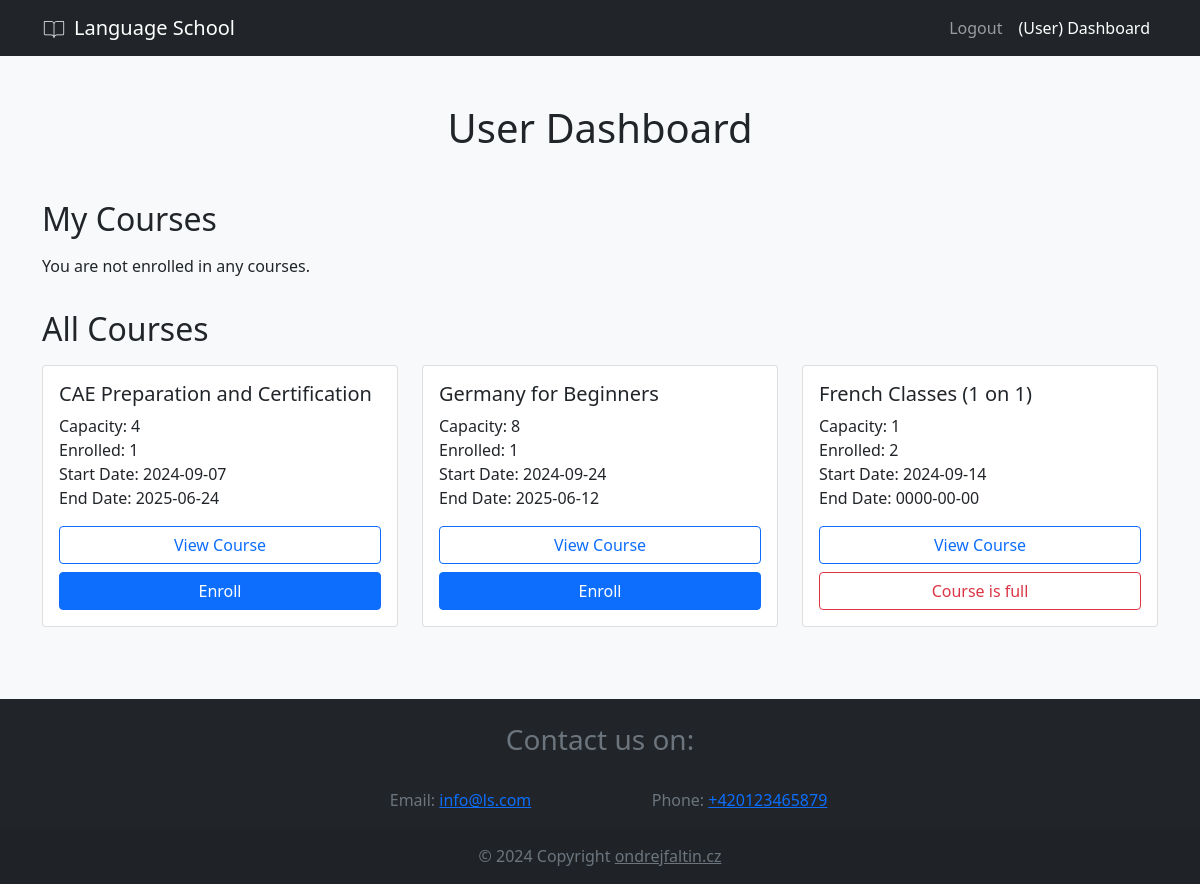
The app's page /php/dashes/user_dash.php (signed in) with its own data.
### tables this page shows
create table Kurz(
	id int primary key auto_increment,
    nazev varchar(20),
    kapacita int,
    datum_zacatku date,
    datum_konce date
);

### php/dashes/user_dash.php (the view, shortened to what this page needs)
<?php
    include("../../inc/connection.php");
    $uzivjm = $_SESSION['uzivjm'];
    $sql_student = "SELECT id FROM Student WHERE uzivjm = ?";
    $stmt_student = $conn->prepare($sql_student);
    $stmt_student->bind_param("s", $uzivjm);
    $stmt_student->execute();
    $result_student = $stmt_student->get_result();
    if ($result_student->num_rows > 0) {
        $student = $result_student->fetch_assoc();
        $student_id = $student['id'];
    } else {
        echo "Error: Student not found.";
        exit;
    }
    $sql_my_courses = "SELECT Kurz.*, COUNT(Zapis.student_id) AS enrolled_students
                       FROM Kurz
                       JOIN Zapis ON Kurz.id = Zapis.kurz_id
                       WHERE Zapis.student_id = ?
                       GROUP BY Kurz.id";
    $stmt = $conn->prepare($sql_my_courses);
    $stmt->bind_param("i", $student_id);
    $stmt->execute();
    $result_my_courses = $stmt->get_result();
    $sql_all_courses = "
        SELECT
            Kurz.*,
            (SELECT COUNT(*) FROM Zapis WHERE Zapis.kurz_id = Kurz.id) AS enrolled_students,
            (SELECT COUNT(*) FROM Zapis WHERE Zapis.kurz_id = Kurz.id AND Zapis.student_id = ?) AS is_enrolled,
            CASE
                WHEN (SELECT COUNT(*) FROM Zapis WHERE Zapis.kurz_id = Kurz.id) >= Kurz.kapacita THEN 1
                ELSE 0
            END AS is_full
        FROM Kurz
        ORDER BY
            is_full ASC,
            is_enrolled ASC,
            is_full,
            Kurz.nazev ASC
    ";
    $stmt_all_courses = $conn->prepare($sql_all_courses);
    $stmt_all_courses->bind_param("i", $student_id);
    $stmt_all_courses->execute();
    $result_all_courses = $stmt_all_courses->get_result();
?>
<!DOCTYPE html>
    <html lang="cz">
        <head>
            <link href="https://cdn.jsdelivr.net/npm/bootstrap@5.0.2/dist/css/bootstrap.min.css" rel="stylesheet">
        </head>
        <body class="bg-light">
            <header>
                <nav class="navbar navbar-expand-lg navbar-dark bg-dark">
                    <div class="container">
                        <a class="navbar-brand d-flex align-items-center" href="../app.php">
                            <img src="../../img/book.svg" height="24" alt="JK Logo" loading="lazy" style="margin-top: -1px;" />
                            <p class="text-white ps-2 mb-0">Language School</p>
                        </a>
                        <div class="collapse navbar-collapse justify-content-end" id="navbarNav">
                            <ul class="navbar-nav ml-auto">
                                <li class="nav-item">
                                    <a class="nav-link" href="../login/logout.php">Logout</a>
                                </li>
                                <li class="nav-item">
                                    <a class="nav-link text-white" href="user_dash.php">(User) Dashboard</a>
                                </li>
                            </ul>
                        </div>
                    </div>
                </nav>
            </header>
            <main class="bg-light">
                <div class="text-center pt-5">
                    <h1>User Dashboard</h1>
                </div>
                <div class="container mt-5">
                    <h2 class="mb-3">My Courses</h2>
                    <div class="row" id="myCoursesContainer">
                        <?php
                            if ($result_my_courses->num_rows > 0) {
                                while($row = $result_my_courses->fetch_assoc()) {
                                    echo '<div class="col-md-4 mb-4">';
                                    echo '<div class="card h-100">';
                                    echo '<div class="card-body">';
                                    echo '<h5 class="card-title">' . htmlspecialchars($row["nazev"]) . '</h5>';
                                    echo '<p class="card-text">Capacity: ' . htmlspecialchars($row["kapacita"]) . '<br>Enrolled: ' . htmlspecialchars($row["enrolled_students"]) . '<br>Start Date: ' . htmlspecialchars($row["datum_zacatku"]) . '<br>End Date: ' . htmlspecialchars($row["datum_konce"]) . '</p>';
                                    echo '<a href="../kurz/course_detail.php?course_id=' . htmlspecialchars($row["id"]) . '" class="btn btn-primary w-100">View Course</a>';
                                    echo '<form action="" method="POST" class="mt-2">';
                                    echo '<input type="hidden" name="course_id" value="' . htmlspecialchars($row["id"]) . '">';
                                    echo '<button type="submit" name="unenroll" class="btn btn-danger w-100">Unenroll</button>';
                                    echo '</form>';
                                    echo '</div>';
                                    echo '</div>';
                                    echo '</div>';
                                }
                            } else {
                                echo '<p>You are not enrolled in any courses.</p>';
                            }
                        ?>
                    </div>
                    <h2 class="mb-3 mt-3">All Courses</h2>
                    <div class="row mb-5" id="allCoursesContainer">
                        <?php
                            if ($result_all_courses->num_rows > 0) {
                                while($row = $result_all_courses->fetch_assoc()) {
                                    echo '<div class="col-md-4 mb-4">';
                                    echo '<div class="card h-100">';
                                    echo '<div class="card-body">';
                                    echo '<h5 class="card-title">' . htmlspecialchars($row["nazev"]) . '</h5>';
                                    echo '<p class="card-text">Capacity: ' . htmlspecialchars($row["kapacita"]) . '<br>Enrolled: ' . htmlspecialchars($row["enrolled_students"]) . '<br>Start Date: ' . htmlspecialchars($row["datum_zacatku"]) . '<br>End Date: ' . htmlspecialchars($row["datum_konce"]) . '</p>';
                                    echo '<a href="../kurz/course_detail.php?course_id=' . htmlspecialchars($row["id"]) . '" class="btn btn-primary w-100 bg-white text-primary">View Course</a>';
                                    $is_enrolled = $row["is_enrolled"];
                                    if ($is_enrolled == 0) {
                                        if ($row["enrolled_students"] < $row["kapacita"]) {
                                            echo '<form action="" method="POST" class="mt-2">';
                                            echo '<button type="submit" name="enroll" class="btn btn-primary w-100">Enroll</button>';
                                            echo '</form>';
                                        } else {
                                            echo '<input type="text" class="form-control text-center mt-2 border-danger text-danger bg-white" value="Course is full" readonly>';
                                        }
                                    } else {
                                        if ($row["enrolled_students"] >= $row["kapacita"]) {
                                            echo '<input type="text" class="form-control text-center mt-2 border-danger text-danger bg-white" value="Course is full" readonly>';
                                        }
                                    }
                                    echo '</div>';
                                    echo '</div>';
                                    echo '</div>';
                                }
                            } else {
                                echo '<p>No courses available.</p>';
                            }
                        ?>
                    </div>
                </div>
            </main>
            <footer class="bg-body-tertiary text-center bg-dark">
                <div class="text-center text-muted pt-4">
                    <h3>Contact us on:</h3>
                </div>
                <div class="container p-4 pb-0">
                    <section class="">
                        <form action="">
                            <div class="row d-flex justify-content-center">
                                <div class="col-md-3 col-12">
                                    <p class="text-muted">
                                        Email:
                                        <a href="mailto:info@ls.com" class="text-primary">info@ls.com</a>
                                    </p>
                                </div>
                                <div class="col-md-3 col-12">
                                    <p class="text-muted">
                                        Phone:
                                        <a href="tel:+420123465879" class="text-primary">+420123465879</a>
                                    </p>
                                </div>
                            </div>
                        </form>
                    </section>
                </div>
                <div class="text-center p-3 text-muted" style="background-color: rgba(0, 0, 0, 0.05);">
                    © 2024 Copyright
                    <a class="text-body text-muted" href="ondrejfaltin.cz">ondrejfaltin.cz</a>
                </div>
            </footer>
        </body>
    </html>

### records on screen
kurz: nazev "CAE Preparation and Certification", kapacita "4", enrolled_students "1", datum_zacatku "2024-09-07", datum_konce "2025-06-24"
kurz: nazev "Germany for Beginners", kapacita "8", enrolled_students "1", datum_zacatku "2024-09-24", datum_konce "2025-06-12"
kurz: nazev "French Classes (1 on 1)", kapacita "1", enrolled_students "2", datum_zacatku "2024-09-14", datum_konce "0000-00-00"
